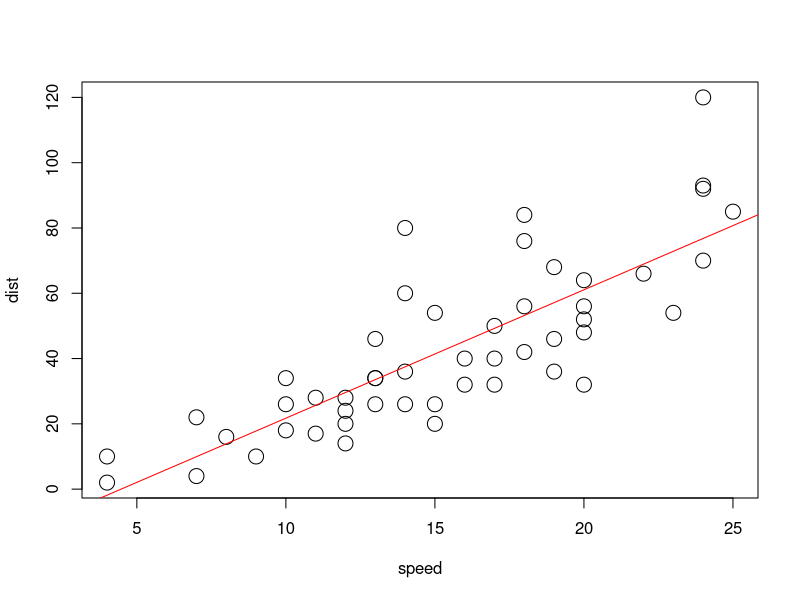
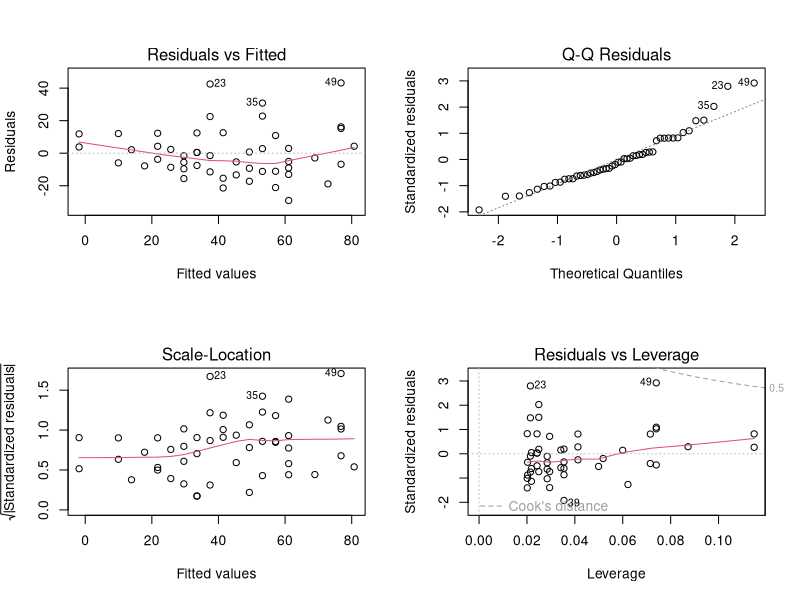

Write R code to recreate these figures, in order.
# cars <- read.csv( "cars.csv")
cars     # built in dataset - comes with R

speed <-  cars$speed  # save speed as a vector
dist <-  cars$dist

plot( speed, dist, cex=2)  # plot x,y
speed.lm <- lm (dist ~ speed)   # save regression line

abline( speed.lm, col="red" )   # plot regression line - you now have the best fit line plotted with the points

par(mfrow=c(2,2))   # this sets the plot environment to do 4 plots, 2 by 2
plot(speed.lm)  # the default plot method for lm - crazy huh?

write.csv(cars, "cars.csv")  # save data to csv file in working directory